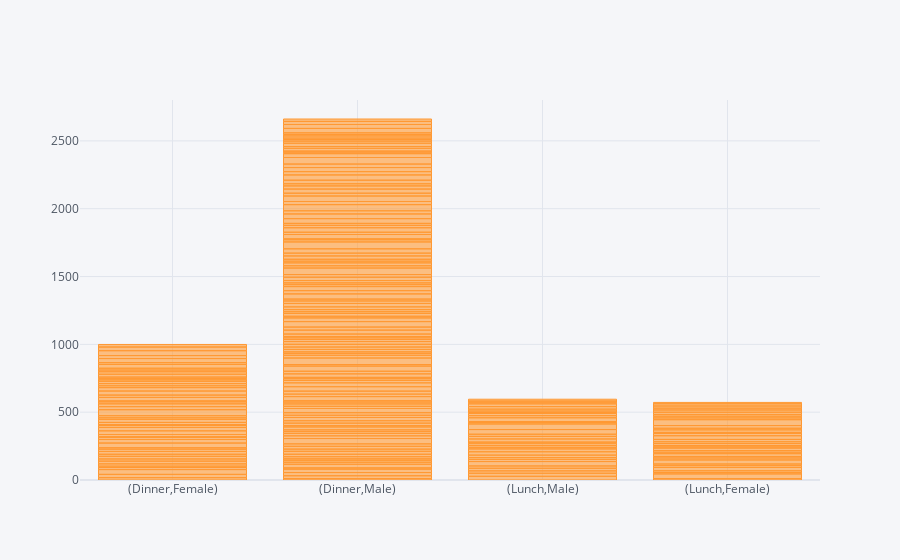

This figure's notebook cell:
### Markdown cell above
### The Bar Plot

### Code cell
dataset.iplot(kind='bar', x=['time', 'sex'],y='total_bill')

### Figure 1 — Plotly figure (JSON) as saved in the notebook; plotly's stock layout.template omitted (floating-point values rounded to 4 significant figures; data arrays with more than 128 entries replaced by an {"elided": "..."} marker saying what was removed)
{"data": [{"marker": {"color": "rgba(255, 153, 51, 0.6)", "line": {"color": "rgba(255, 153, 51, 1.0)", "width": 1}}, "name": "total_bill", "orientation": "v", "text": "", "type": "bar", "x": {"elided": "244 str values"}, "y": {"elided": "244 float values"}}], "layout": {"autosize": true, "legend": {"bgcolor": "#F5F6F9", "font": {"color": "#4D5663"}}, "paper_bgcolor": "#F5F6F9", "plot_bgcolor": "#F5F6F9", "title": {"font": {"color": "#4D5663"}}, "xaxis": {"autorange": true, "gridcolor": "#E1E5ED", "range": [-0.5, 3.5], "showgrid": true, "tickfont": {"color": "#4D5663"}, "title": {"font": {"color": "#4D5663"}, "text": ""}, "type": "category", "zerolinecolor": "#E1E5ED"}, "yaxis": {"autorange": true, "gridcolor": "#E1E5ED", "range": [0, 2801.0], "showgrid": true, "tickfont": {"color": "#4D5663"}, "title": {"font": {"color": "#4D5663"}, "text": ""}, "type": "linear", "zerolinecolor": "#E1E5ED"}}}
